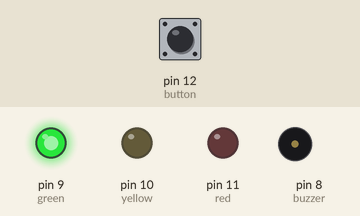
Recording of a sketch running on a simulated Arduino Uno, built with avr-gcc and run on an emulated ATmega328P. Parts: output pins drawn as LEDs (lit = HIGH), buzzer (waves = sounding, pin HIGH). Inputs (shaded band) come from the test bench; at power-on: pin 12 (button) LOW.

Above: at 1.0 s.
At 2.5 s:
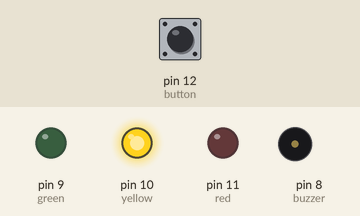
At 4.5 s:
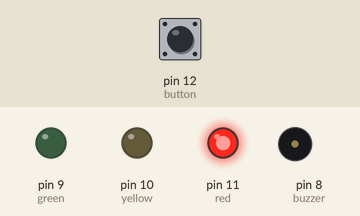
Timing chart, 0 to 7.8 s (numbered marks = the images above):
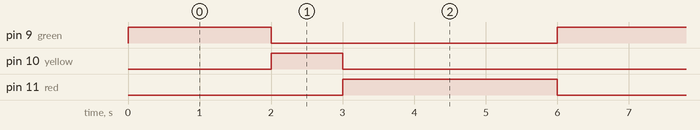

Measured:
- by itself, pin 9 (green): alternates HIGH for 2.0 s and LOW for 4.0 s
- by itself, pin 10 (yellow): alternates HIGH for 1.0 s and LOW for 5.0 s
- by itself, pin 11 (red): alternates HIGH for 3.0 s and LOW for 3.0 s

The sketch:

code3.ino
```cpp
int buzzer = 8;
int green = 9;
int yellow = 10;
int red = 11;
int button = 12;

int buttonState = 0;
int lastButtonState = 0;
int startPressed = 0;
int endPressed = 0;
int holdTime = 0;

void setup() {

  pinMode(buzzer, OUTPUT);
  pinMode(green, OUTPUT);
  pinMode(yellow, OUTPUT);
  pinMode(red, OUTPUT);
  pinMode(button, INPUT);
}

void loop() {
  light();

  buttonState = digitalRead(button);

  if (buttonState != lastButtonState) {
    updateState();
  }
  lastButtonState = buttonState;

}


void updateState() {

  if (buttonState == HIGH) {
      startPressed = millis();

  } else {
      endPressed = millis();
      holdTime = endPressed - startPressed;

      if (holdTime >= 4000) {
        off();
      }

  }
}


void light(){
  digitalWrite(green, HIGH);
  delay(2000);
  digitalWrite(green, LOW);

  digitalWrite(yellow, HIGH);
  delay(1000);
  digitalWrite(yellow, LOW);

  digitalWrite(red, HIGH);
  delay(3000);
  digitalWrite(red, LOW);
}


void off(){
  digitalWrite(buzzer, HIGH);
  digitalWrite(green, LOW);
  digitalWrite(yellow, LOW);
  digitalWrite(red, LOW);
  delay(2000);
  digitalWrite(buzzer, LOW);
}
```
